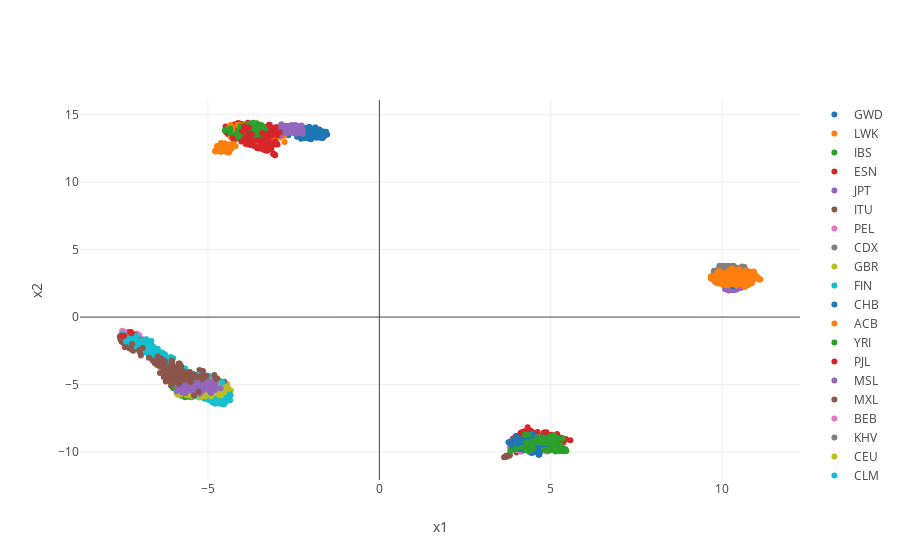

The cell this chart's notebook holds for it:
### Code cell
#Labelled plot 2-D

fig = {
    'data': [
        {'x': panel_file.loc[panel_file['pop']==i]['x1'], 'y': panel_file.loc[panel_file['pop']==i]['x2'], 'text': panel_file.loc[panel_file['pop']==i]['full_form'] , 'mode': 'markers', 'name': i}
        for i in pop_codes
    ],
    'layout': {
        'xaxis': {'title': 'x1'},
        'yaxis': {'title': 'x2'}
    }
}
iplot(fig, filename='scatter-plot')
